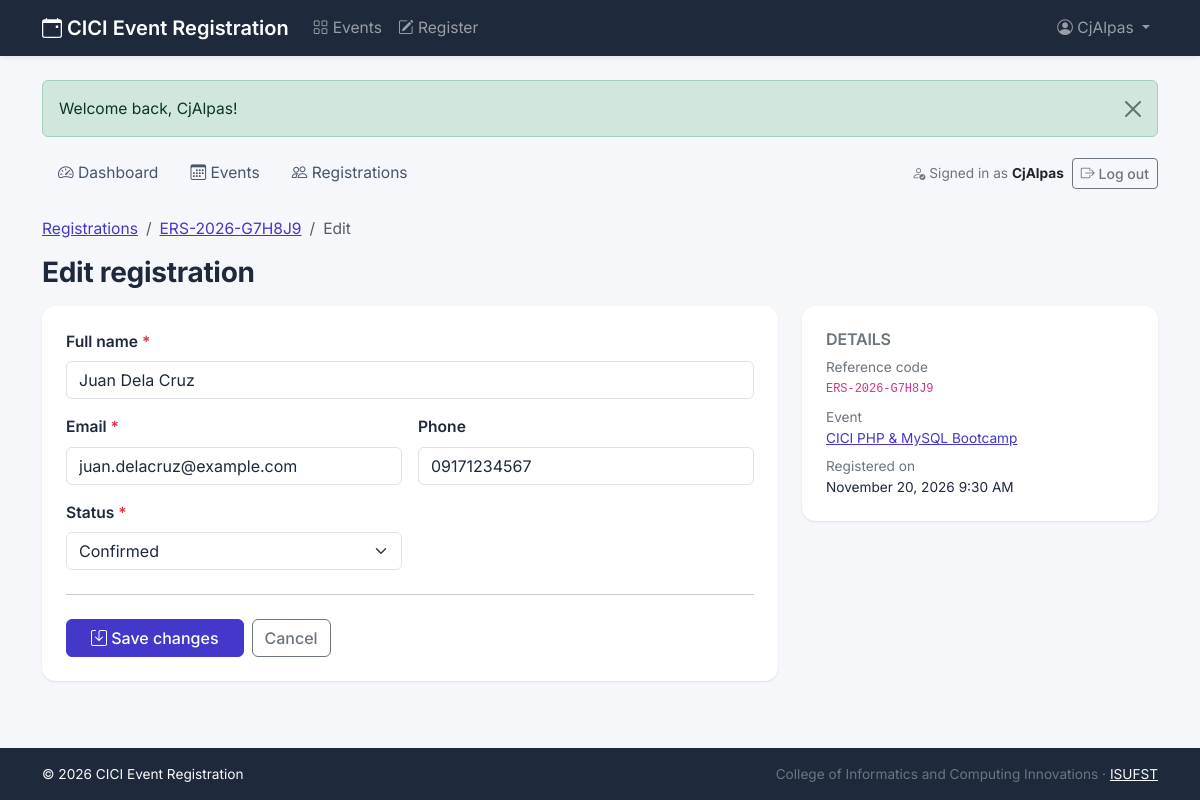
The page /admin/registration_edit.php?id=3 (signed in) on the database its author committed.
### tables this page shows
CREATE TABLE registrations (
    registration_id   INT UNSIGNED NOT NULL AUTO_INCREMENT,
    event_id          INT UNSIGNED NOT NULL,              
    full_name         VARCHAR(100) NOT NULL,
    email             VARCHAR(150) NOT NULL,
    phone             VARCHAR(20)  NULL,                  
    registration_date DATETIME     NOT NULL DEFAULT CURRENT_TIMESTAMP,
    status            ENUM('pending', 'confirmed', 'cancelled')
                                   NOT NULL DEFAULT 'pending',
    reference_code    VARCHAR(20)  NOT NULL,              

    PRIMARY KEY (registration_id),

     
    UNIQUE KEY uq_registrations_reference (reference_code),

     
     
     
    UNIQUE KEY uq_registrations_event_email (event_id, email),

     
    INDEX idx_registrations_email (email),
    INDEX idx_registrations_status (status),

     
     
     
    CONSTRAINT fk_registrations_event
        FOREIGN KEY (event_id) REFERENCES events (event_id)
        ON DELETE CASCADE
        ON UPDATE CASCADE,

    CONSTRAINT chk_registrations_status
        CHECK (status IN ('pending', 'confirmed', 'cancelled')),

     
    CONSTRAINT chk_registrations_email
        CHECK (email LIKE '%_@_%._%'),

    CONSTRAINT chk_registrations_name
        CHECK (CHAR_LENGTH(TRIM(full_name)) > 0),

     
    CONSTRAINT chk_registrations_reference
        CHECK (CHAR_LENGTH(reference_code) >= 6)
);

CREATE TABLE events (
    event_id    INT UNSIGNED      NOT NULL AUTO_INCREMENT,
    event_name  VARCHAR(150)      NOT NULL,
    description TEXT              NULL,
    event_date  DATE              NOT NULL,
    event_time  TIME              NOT NULL,
    venue       VARCHAR(150)      NOT NULL,
    capacity    SMALLINT UNSIGNED NOT NULL DEFAULT 50,    
    status      ENUM('open', 'closed', 'cancelled', 'completed')
                                  NOT NULL DEFAULT 'open',
    created_at  TIMESTAMP         NOT NULL DEFAULT CURRENT_TIMESTAMP,

    PRIMARY KEY (event_id),

     
    CONSTRAINT chk_events_capacity
        CHECK (capacity BETWEEN 1 AND 5000),

     
     
     
    CONSTRAINT chk_events_status
        CHECK (status IN ('open', 'closed', 'cancelled', 'completed')),

     
    CONSTRAINT chk_events_name
        CHECK (CHAR_LENGTH(TRIM(event_name)) > 0),

     
    INDEX idx_events_status_date (status, event_date),
     
    INDEX idx_events_date (event_date)
);

### includes/queries.php (called while the page is built, shortened)
<?php
function find_registration(PDO $pdo, int $id): ?array
{
    $stmt = $pdo->prepare(
        'SELECT r.*, e.event_name, e.event_date, e.event_time, e.venue, e.capacity, e.status AS event_status
         FROM registrations r
         JOIN events e ON e.event_id = r.event_id
         WHERE r.registration_id = ?'
    );
    $stmt->execute([$id]);
    return $stmt->fetch() ?: null;
}

### admin/registration_edit.php (the view, shortened to what this page needs)
<?php
require_once __DIR__ . '/../config/database.php';
$id  = filter_input(INPUT_GET, 'id', FILTER_VALIDATE_INT) ?: 0;
$reg = find_registration($pdo, $id);
$errors = [];
require_once __DIR__ . '/../includes/header.php';
require_once __DIR__ . '/../includes/admin_nav.php';
?>
<nav aria-label="breadcrumb">
    <ol class="breadcrumb small">
        <li class="breadcrumb-item"><a href="<?= url('admin/registrations.php') ?>">Registrations</a></li>
        <li class="breadcrumb-item"><a href="<?= url('admin/registration_view.php?id=' . $id) ?>"><?= e($reg['reference_code']) ?></a></li>
        <li class="breadcrumb-item active" aria-current="page">Edit</li>
    </ol>
</nav>
<h1 class="h3 fw-bold mb-3">Edit registration</h1>
<div class="row g-4">
    <div class="col-lg-8">
        <form method="post" class="panel p-4" novalidate>
            <div class="row g-3">
                <div class="col-12">
                    <label for="full_name" class="form-label fw-semibold">Full name <span class="text-danger">*</span></label>
                    <input type="text" class="form-control<?= invalid($errors, 'full_name') ?>" id="full_name" name="full_name"
                           maxlength="100" value="<?= e($reg['full_name']) ?>" required>
                </div>
                <div class="col-sm-6">
                    <label for="email" class="form-label fw-semibold">Email <span class="text-danger">*</span></label>
                    <input type="email" class="form-control<?= invalid($errors, 'email') ?>" id="email" name="email"
                           maxlength="150" value="<?= e($reg['email']) ?>" required>
                </div>
                <div class="col-sm-6">
                    <label for="phone" class="form-label fw-semibold">Phone</label>
                    <input type="tel" class="form-control<?= invalid($errors, 'phone') ?>" id="phone" name="phone"
                           maxlength="20" value="<?= e((string) $reg['phone']) ?>">
                </div>
                <div class="col-sm-6">
                    <label for="status" class="form-label fw-semibold">Status <span class="text-danger">*</span></label>
                    <select class="form-select<?= invalid($errors, 'status') ?>" id="status" name="status">
                        <?php foreach (REGISTRATION_STATUSES as $s): ?>
                            <option value="<?= $s ?>" <?= $reg['status'] === $s ? 'selected' : '' ?>><?= ucfirst($s) ?></option>
                        <?php endforeach; ?>
                    </select>
                </div>
            </div>
            <hr class="my-4">
            <div class="d-flex flex-column flex-sm-row gap-2">
                <button type="submit" class="btn btn-primary px-4"><i class="bi bi-save"></i> Save changes</button>
                <a href="<?= url('admin/registration_view.php?id=' . $id) ?>" class="btn btn-outline-secondary">Cancel</a>
            </div>
        </form>
    </div>
    <div class="col-lg-4">
        <aside class="panel p-4">
            <h2 class="h6 text-uppercase text-secondary fw-semibold">Details</h2>
            <dl class="small mb-0">
                <dt class="text-secondary fw-normal">Reference code</dt>
                <dd><code><?= e($reg['reference_code']) ?></code></dd>
                <dt class="text-secondary fw-normal">Event</dt>
                <dd><a href="<?= url('admin/event_view.php?id=' . $reg['event_id']) ?>"><?= e($reg['event_name']) ?></a></dd>
                <dt class="text-secondary fw-normal">Registered on</dt>
                <dd class="mb-0"><?= date('F j, Y g:i A', strtotime($reg['registration_date'])) ?></dd>
            </dl>
        </aside>
    </div>
</div>
<?php require_once __DIR__ . '/../includes/footer.php'; ?>

### assets/css/style.css (style rules this page uses)
:root { --brand: #4338ca; --brand-dark: #312e81; --brand-soft: #eef2ff; --ink: #1e293b; --page-bg: #f6f7fb; --bs-primary: #4338ca; --bs-primary-rgb: 67, 56, 202; --bs-link-color: #4338ca; --bs-link-color-rgb: 67, 56, 202; --bs-link-hover-color: #312e81; --bs-link-hover-color-rgb: 49, 46, 129; --bs-body-color: #1e293b; --bs-body-font-family: "Inter", system-ui, -apple-system, "Segoe UI", Roboto, Arial, sans-serif; }
body { background-color: var(--page-bg); font-size: 0.975rem; }
h1, h2, h3, h4, h5 { color: var(--ink); letter-spacing: -0.01em; }
.btn-primary { --bs-btn-bg: var(--brand); --bs-btn-border-color: var(--brand); --bs-btn-hover-bg: var(--brand-dark); --bs-btn-hover-border-color: var(--brand-dark); --bs-btn-active-bg: var(--brand-dark); --bs-btn-active-border-color: var(--brand-dark); --bs-btn-disabled-bg: #a5b4fc; --bs-btn-disabled-border-color: #a5b4fc; }
.btn { font-weight: 500; }
.panel { background: #fff; border-radius: 0.85rem; box-shadow: 0 1px 2px rgba(30, 41, 59, 0.06), 0 1px 3px rgba(30, 41, 59, 0.05); }

### rows shown on the page
registrations: reference_code "ERS-2026-G7H8J9", full_name "Juan Dela Cruz", email "juan.delacruz@example.com", phone "09171234567", status "Confirmed", event.event_name "CICI PHP & MySQL Bootcamp", registration_date "November 20, 2026 9:30 AM"

### other values the page prints
APP_NAME "CICI Event Registration"
$navAdmin['username'] "CjAlpas"
$flash['message'] "Welcome back, CjAlpas!"
current_admin()['username'] "CjAlpas"
ORG_NAME "College of Informatics and Computing Innovations"
